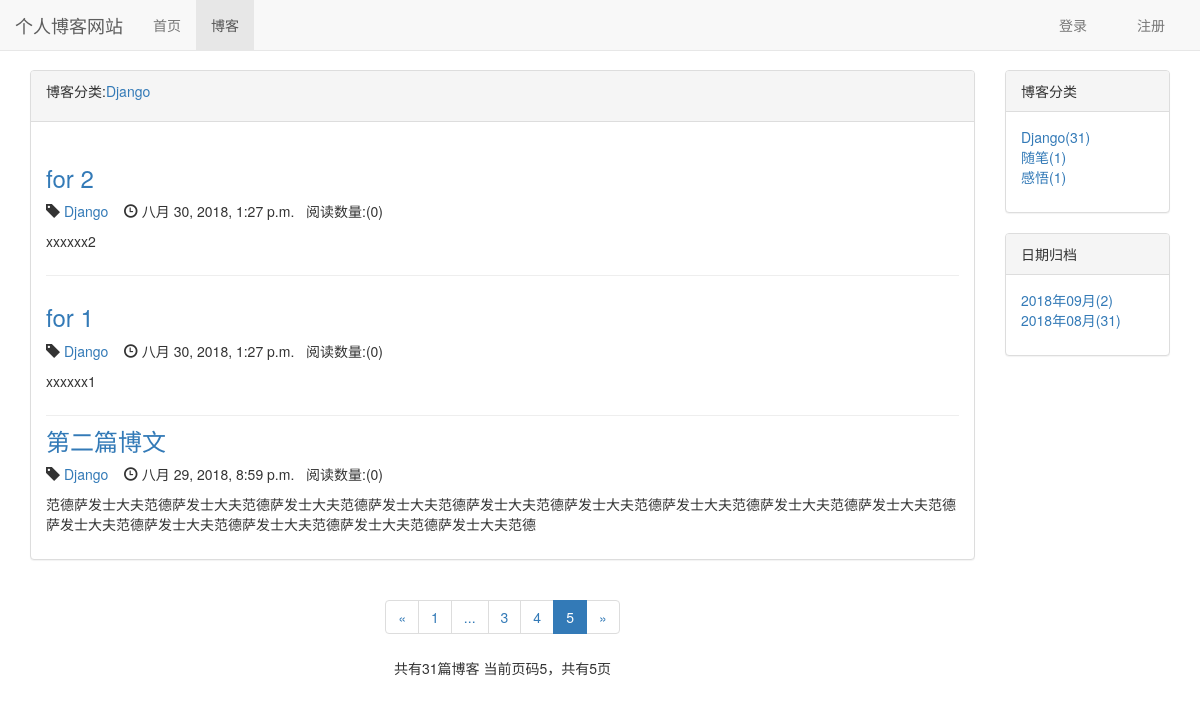
The page /blog/type/1?page=5 on the database as committed earlier.
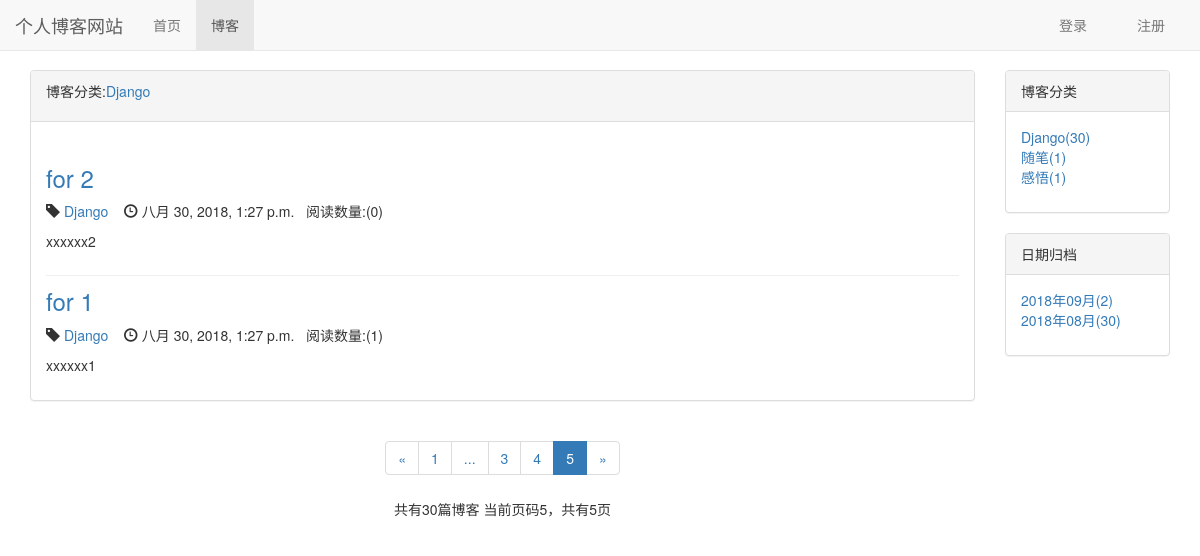
The same page on the database as committed later.
### blog/models.py (models this page shows, shortened)
class BlogType(models.Model):
    type_name = models.CharField(max_length=15)
    def __str__(self):
        return self.type_name

class Blog(models.Model,ReadNumExpandMethod):
    title = models.CharField(max_length=50)
    blog_type = models.ForeignKey(BlogType,on_delete=models.CASCADE)
    content = RichTextUploadingField()             #使用ckeditor编辑器(带图片上传)
    author = models.ForeignKey(User,on_delete=models.CASCADE)
    read_details = GenericRelation(ReadDetail)
    created_time = models.DateTimeField(auto_now_add=True)
    last_updated_time = models.DateTimeField(auto_now=True)
    """
    def get_read_num(self):
        '''获取模型ReadNum的属性read_num'''
        try:
            return self.readnum.read_num
        except exceptions.ObjectDoesNotExist:
            return 0
    """
    class Meta:
        ordering = ['-created_time']

### read_statistics/models.py (models this page shows)
class ReadNum(models.Model):
    read_num = models.IntegerField(default=0)
    content_type = models.ForeignKey(ContentType, on_delete=models.CASCADE)
    object_id = models.PositiveIntegerField()
    content_object = GenericForeignKey('content_type', 'object_id')

### blog/views.py (the view)
# urls.py: path('type/<int:blog_type_id>', views.blogs_wilth_type,name='blogs_wilth_type'),
def blogs_wilth_type(request,blog_type_id):
    blog_type = get_object_or_404(BlogType,id=blog_type_id)         #获取id为blog_type_id的博客分类
    blog_all_list = Blog.objects.filter(blog_type=blog_type)        #获取全部分类文章列表
    context = get_list_common_date(request, blog_all_list)
    context['blog_type'] = blog_type
    return render(request,'blog/blogs_wilth_type.html',context)

### read_statistics/models.py (called while the page is built)
    def get_read_num(self):
        try:
            ct = ContentType.objects.get_for_model(self)
            readnum = ReadNum.objects.get(content_type=ct, object_id=self.id)
            return readnum.read_num
        except exceptions.ObjectDoesNotExist:
            return 0

### blog/templates/blog/blogs_wilth_type.html (shortened to what this page needs)
{% extends 'blog/blog_list.html' %}
{% block blog-list-title %}
    <p>博客分类:<a href="{% url 'blogs_wilth_type' blog_type.id %}">{{ blog_type }}</a></p>
{% endblock %}

### blog/templates/blog/blog_list.html (shortened to what this page needs)
{% extends 'base.html' %}
{% load staticfiles %}
{% block home-extends %}
    <link rel="stylesheet" href="{% static 'blog/blog.css' %}"/>
{% endblock %}
{% block nav-blog_active %}active{% endblock %}
{% block content %}
    <div class="container">
        <div class="row">
            <div class="col-xs-12 col-sm-8 col-md-9 col-lg-10">
                <div class="panel panel-default">
                    <div class="panel-heading">
                        {% block blog-list-title %}{% endblock %}
                    </div>
                    <div class="panel-body">
                        {% for blog in blogs %}
                            <div class="blog">
                                <h3><a href="{% url 'blog_detail' blog.id %}">{{ blog.title }}</a></h3>
                                <p class="blog-info">
                                    <span class="glyphicon glyphicon-tag" aria-hidden="true"></span>
                                    <a href="{% url 'blogs_wilth_type' blog.blog_type.id %}">
                                        {{ blog.blog_type.type_name }}
                                    </a>
                                    <span class="glyphicon glyphicon-time" aria-hidden="true"></span>
                                    {{ blog.created_time }}&nbsp;&nbsp;
                                    <span>阅读数量:({{ blog.get_read_num }})</span>
                                </p>
                                <p>{{ blog.content|striptags|truncatechars:100 }}</p>
                            </div>
                        {% empty %}
                            <div class="blog">
                                <p>-- 暂无博客，敬请期待！--</p>
                            </div>
                        {% endfor %}
                    </div>
                </div>
                <div class="custom_paginator">
                    <ul class="pagination">
                        <li>
                            {% if page_of_blogs.has_previous %}
                                 <a href="?page={{ page_of_blogs.previous_page_number }}" aria-label="Previous">
                                    <span aria-hidden="true">&laquo;</span>
                                </a>
                            {% else %}
                                <a href="#" aria-label="Previous">
                                    <span aria-hidden="true">&laquo;</span>
                                </a>
                            {% endif %}
                        </li>
                        {% for page_num in page_range_number %}
                            {% if page_num == page_of_blogs.number %}
                                <li class="active"><a>{{ page_num }}</a></li>
                            {% else %}
                                {% if page_num == '...' %}
                                    <li><span>{{ page_num }}</span></li>
                                {% else %}
                                    <li><a href="?page={{ page_num }}">{{ page_num }}</a></li>
                                {% endif %}
                            {% endif %}
                        {% endfor %}
                        <li>
                            {% if page_of_blogs.has_next %}
                                <a href="?page={{ page_of_blogs.next_page_number }}" aria-label="Next">
                                    <span aria-hidden="true">&raquo;</span>
                                </a>
                            {% else %}
                                <a href="#" aria-label="Next">
                                    <span aria-hidden="true">&raquo;</span>
                                </a>
                            {% endif %}
                        </li>
                    </ul>
                    <p>
                        共有{{ page_of_blogs.paginator.count }}篇博客
                        当前页码{{ page_of_blogs.number }}，共有{{ page_of_blogs.paginator.num_pages }}页
                    </p>
                </div>
            </div>
            <div class="hidden-xs col-sm-4 col-md-3 col-lg-2">
                <div class="panel panel-default">
                    <div class="panel-heading">博客分类</div>
                    <div class="panel-body">
                        <ul class="blog-types">
                            {% for blog_type in blog_types %}
                                <li>
                                    <a href="{% url 'blogs_wilth_type' blog_type.id %}">
                                        {{ blog_type.type_name }}({{ blog_type.blog_count }})
                                    </a>
                                </li>
                            {% empty %}
                                <li>暂无分类</li>
                            {% endfor %}
                        </ul>
                    </div>
                </div>
                <div class="panel panel-default">
                    <div class="panel-heading">日期归档</div>
                    <div class="panel-body">
                        <ul class="blog-types">
                            {% for blog_date,blog_count in blog_dates.items %}
                                <li>
                                    <a href="{% url 'blogs_wilth_date' blog_date.year blog_date.month %}">
                                        {{ blog_date|date:'Y年m月' }}({{ blog_count }})
                                    </a></li>
                            {% empty %}
                                <li>暂无分类</li>
                            {% endfor %}
                        </ul>
                    </div>
                </div>
            </div>
        </div>
    </div>
{% endblock %}

### templates/base.html (shortened to what this page needs)
{% load staticfiles %}
<!DOCTYPE html>
<html lang="zh-CN">
<head>
    <link rel="stylesheet" href="{% static 'base.css' %}">
    <link rel="stylesheet" href="{% static 'bootstrap-3.3.7/css/bootstrap.min.css' %}"/>
    {% block home-extends %}{% endblock %}
</head>
<body>
    <div class="navbar navbar-default navbar-fixed-top" role="navigation">
        <div class="container-fluid">
            <div class="navbar-header">
                <a class="navbar-brand" href="{% url 'blog_list' %}">个人博客网站</a>
            </div>
            <div class="collapse navbar-collapse" id="bs-example-navbar-collapse-1">
                <ul class="nav navbar-nav">
                    <li class="{% block nav-home %}{% endblock %}">
                        <a href="{% url 'home' %}">首页</a>
                    </li>
                    <li class="{% block nav-blog_active %}{% endblock %}">
                        <a href="{% url 'blog_list' %}">博客</a>
                    </li>
                </ul>
                {% if user.is_authenticated %}
                    <ul class="nav navbar-nav navbar-right">
                        <li>
                            <div class="btn-group" style="margin-top: 8px">
                                <button type="button" class="btn btn-default dropdown-toggle" data-toggle="dropdown" aria-haspopup="true" aria-expanded="false">
                                    {{ user.username }} <span class="caret"></span>
                                </button>
                                <ul class="dropdown-menu" style="min-width: 90px">
                                <li class="text-center">
                                    <a href="{% url 'account:password_change' %}">修改密码</a>
                                    <a href="#">个人信息</a>
                                    <a href="#">后台管理</a>
                                </li>
                                </ul>
                            </div>
                        </li>
                        <li style="margin-right: 20px">
                            <a href="{% url 'account:logout' %}">退出</a>
                        </li>
                    </ul>
                {% else %}
                    <ul class="nav navbar-nav navbar-right {% block hidden %}{% endblock %}">
                        <li style="margin-right: 20px">
                            <a href="{% url 'account:login' %}?from={{ request.get_full_path }}">
                                登录
                            </a>
                        </li>
                        <li style="margin-right: 20px">
                            <a href="{% url 'account:register' %}?from={{ request.get_full_path }}">
                                注册
                            </a>
                        </li>
                    </ul>
                {% endif %}
            </div>
        </div>
    </div>
    {% block content %}{% endblock %}
</body>
</html>

### static/base.css (style rules this page uses)
* { margin: 0; padding: 0; }
body { margin-top: 70px!important; }

### blog/static/blog/blog.css (style rules this page uses)
ul.blog-types { list-style-type: none; }
div.blog:not(:last-child) { margin-top: 2em; padding-bottom: 1em; border-bottom: 1px solid #eee; }
div.blog h3 { margin-top: 0.5em; }
div.custom_paginator { text-align: center; }

Rows that differ between the two databases and show on the page:
removed Blog: title "第二篇博文", blog_type.type_name "Django", created_time "八月 29, 2018, 8:59 p.m.", get_read_num "0", content "范德萨发士大夫范德萨发士大夫范德萨发士大夫范德萨发士大夫范德萨发士大夫范德萨发士大夫范德萨发士大夫范德萨发士大夫范德萨发士大夫范德萨发士大夫范德萨发士大夫范德萨发士大夫范德萨发士大夫范德萨发士大夫范德"
computed for BlogType "Django": blog_count "31" → "30"
computed for Blog "for 1": get_read_num "0" → "1"
Other text that changed with them:
{{ page_of_blogs.paginator.count }}: "31" → "30"
new list line: "2018年08月 ( 30 )"
list line gone: "2018年08月 ( 31 )"
